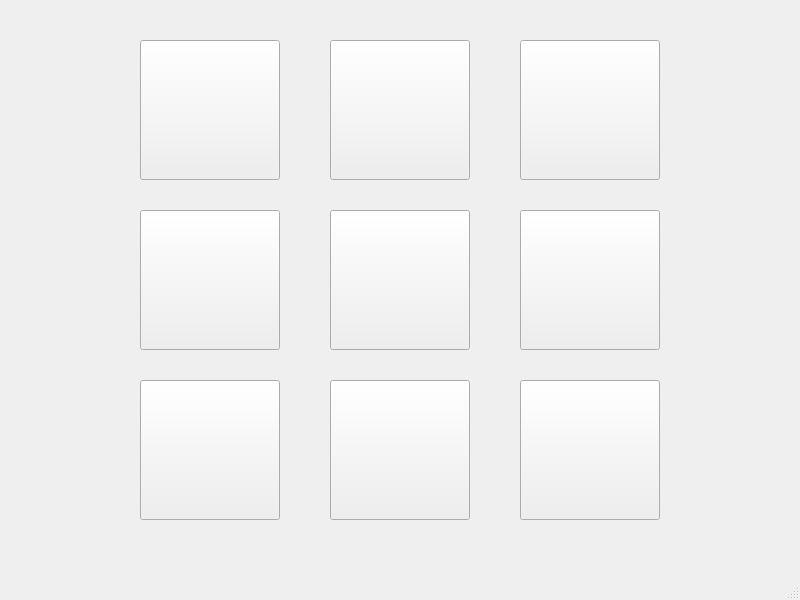
<?xml version="1.0" encoding="UTF-8"?>
<ui version="4.0">
 <class>MainWindow</class>
 <widget class="QMainWindow" name="MainWindow">
  <property name="geometry">
   <rect>
    <x>0</x>
    <y>0</y>
    <width>800</width>
    <height>600</height>
   </rect>
  </property>
  <property name="font">
   <font>
    <pointsize>10</pointsize>
   </font>
  </property>
  <property name="windowTitle">
   <string>MainWindow</string>
  </property>
  <widget class="QWidget" name="centralwidget">
   <widget class="QPushButton" name="button1">
    <property name="geometry">
     <rect>
      <x>140</x>
      <y>40</y>
      <width>140</width>
      <height>140</height>
     </rect>
    </property>
    <property name="font">
     <font>
      <pointsize>35</pointsize>
     </font>
    </property>
    <property name="text">
     <string/>
    </property>
   </widget>
   <widget class="QPushButton" name="button2">
    <property name="geometry">
     <rect>
      <x>330</x>
      <y>40</y>
      <width>140</width>
      <height>140</height>
     </rect>
    </property>
    <property name="font">
     <font>
      <pointsize>35</pointsize>
     </font>
    </property>
    <property name="text">
     <string/>
    </property>
   </widget>
   <widget class="QPushButton" name="button5">
    <property name="geometry">
     <rect>
      <x>330</x>
      <y>210</y>
      <width>140</width>
      <height>140</height>
     </rect>
    </property>
    <property name="font">
     <font>
      <pointsize>35</pointsize>
     </font>
    </property>
    <property name="text">
     <string/>
    </property>
   </widget>
   <widget class="QPushButton" name="button9">
    <property name="geometry">
     <rect>
      <x>520</x>
      <y>380</y>
      <width>140</width>
      <height>140</height>
     </rect>
    </property>
    <property name="font">
     <font>
      <pointsize>35</pointsize>
     </font>
    </property>
    <property name="text">
     <string/>
    </property>
   </widget>
   <widget class="QPushButton" name="button7">
    <property name="geometry">
     <rect>
      <x>140</x>
      <y>380</y>
      <width>140</width>
      <height>140</height>
     </rect>
    </property>
    <property name="font">
     <font>
      <pointsize>35</pointsize>
     </font>
    </property>
    <property name="text">
     <string/>
    </property>
   </widget>
   <widget class="QPushButton" name="button8">
    <property name="geometry">
     <rect>
      <x>330</x>
      <y>380</y>
      <width>140</width>
      <height>140</height>
     </rect>
    </property>
    <property name="font">
     <font>
      <pointsize>35</pointsize>
     </font>
    </property>
    <property name="text">
     <string/>
    </property>
   </widget>
   <widget class="QPushButton" name="button6">
    <property name="geometry">
     <rect>
      <x>520</x>
      <y>210</y>
      <width>140</width>
      <height>140</height>
     </rect>
    </property>
    <property name="font">
     <font>
      <pointsize>35</pointsize>
     </font>
    </property>
    <property name="text">
     <string/>
    </property>
   </widget>
   <widget class="QPushButton" name="button4">
    <property name="geometry">
     <rect>
      <x>140</x>
      <y>210</y>
      <width>140</width>
      <height>140</height>
     </rect>
    </property>
    <property name="font">
     <font>
      <pointsize>35</pointsize>
     </font>
    </property>
    <property name="text">
     <string/>
    </property>
   </widget>
   <widget class="QPushButton" name="button3">
    <property name="geometry">
     <rect>
      <x>520</x>
      <y>40</y>
      <width>140</width>
      <height>140</height>
     </rect>
    </property>
    <property name="font">
     <font>
      <pointsize>35</pointsize>
     </font>
    </property>
    <property name="text">
     <string/>
    </property>
   </widget>
  </widget>
  <widget class="QMenuBar" name="menubar">
   <property name="geometry">
    <rect>
     <x>0</x>
     <y>0</y>
     <width>800</width>
     <height>23</height>
    </rect>
   </property>
  </widget>
  <widget class="QStatusBar" name="statusbar"/>
 </widget>
 <resources/>
 <connections/>
</ui>
